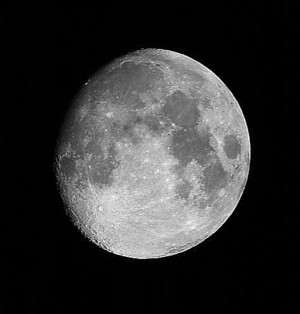
//> input picture files/Moon.jpeg, 300 x 314 px
$ ./hw3   (built with g++ and OpenCV 4)
//> lines starting //> are read from the running program, lines starting //| are printed output that depends on the picture; after the words box and inside, x2 and y2 are one past the last pixel; in counts of white or black regions, pixels touching at a corner belong together
#include "opencv.hpp"
#include <iostream>

using namespace std;
using namespace cv;

int main()
{
	Mat moon = imread("moon.jpeg", 0);
//> moon is the input picture: 314 rows x 300 cols, CV_8UC1; min 0, max 251, mean 49.8
	Mat total, copied, copied2;
	Mat mask = Mat::zeros(moon.size(), moon.type());	// 빈 이미지 생성
	Mat mask2 = Mat::zeros(moon.size(), moon.type());	// 빈 이미지 생성

	Mat blur_filter, unsharp_mask, sharpening_filter;

	blur(moon, blur_filter, Size(3, 3));
	unsharp_mask = moon - blur_filter;	// 원본 이미지에서 블러 이미지를 뺌
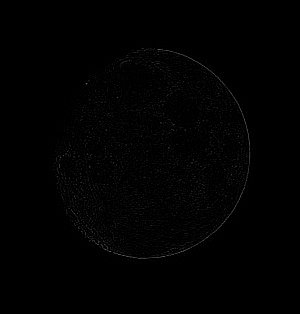
//> unsharp_mask: 314 rows x 300 cols, CV_8UC1; min 0, max 102, mean 1.4
	sharpening_filter = moon + 2.5 * unsharp_mask;	// 원본과 unsharp이미지를 더해서 sharpen게 만듬

	Rect rect_left = Rect(0, 0, moon.size().width / 2, moon.size().height);	// 이미지의 왼
//> rect_left = Rect(0, 0, 150, 314)
	rectangle(mask, rect_left, Scalar(255, 255, 255), -1, 8, 0);	// 마스크 생성
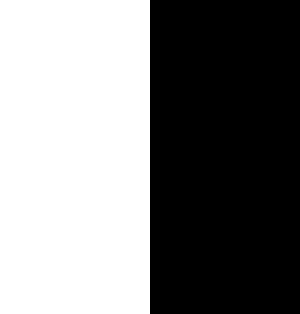
//> mask: 314 rows x 300 cols, CV_8UC1; 50% white; 1 white region, box (x1, y1, x2, y2) and area: (0, 0, 150, 314) 47100
	moon.copyTo(copied, mask);	// 마스크 결합
	Rect rect_right = Rect(moon.size().width / 2, 0, moon.size().width / 2, moon.size().height); // 이미지의 오른
//> rect_right = Rect(150, 0, 150, 314)
	rectangle(mask2, rect_right, Scalar(255, 255, 255), -1, 8, 0);
//> mask2: 314 rows x 300 cols, CV_8UC1; 50% white; 1 white region, box (x1, y1, x2, y2) and area: (150, 0, 300, 314) 47100
	sharpening_filter.copyTo(copied2, mask2);

	total = copied + copied2;	// 이미지 결합

	imshow("moon", moon);
	imshow("moon_filtered", total);

	Mat saltnpepper = imread("saltnpepper.png", 0);
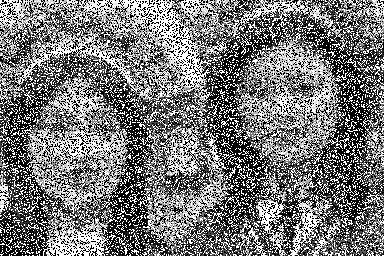
//> input picture files/saltnpepper.png, 384 x 256 px
//> saltnpepper is the input picture: 256 rows x 384 cols, CV_8UC1; min 0, max 255, mean 120.1
	Mat median_filter;
	mask = Mat::zeros(saltnpepper.size(), saltnpepper.type());
	mask2 = Mat::zeros(saltnpepper.size(), saltnpepper.type());

	medianBlur(saltnpepper, median_filter, 9);	//중간값 필터

	rect_left = Rect(0, 0, saltnpepper.size().width / 2, saltnpepper.size().height);
//> rect_left = Rect(0, 0, 192, 256)
	rectangle(mask, rect_left, Scalar(255, 255, 255), -1, 8, 0);
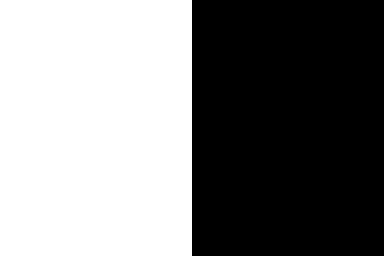
//> mask: 256 rows x 384 cols, CV_8UC1; 50% white; 1 white region, box (x1, y1, x2, y2) and area: (0, 0, 192, 256) 49152
	median_filter.copyTo(copied, mask);
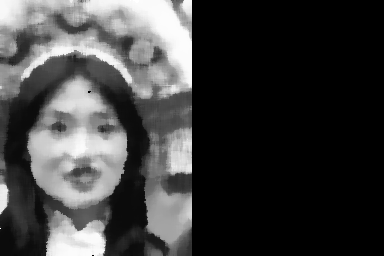
//> copied: 256 rows x 384 cols, CV_8UC1; min 0, max 255, mean 61.9
	rect_right = Rect(saltnpepper.size().width / 2, 0, saltnpepper.size().width / 2, saltnpepper.size().height);
//> rect_right = Rect(192, 0, 192, 256)
	rectangle(mask2, rect_right, Scalar(255, 255, 255), -1, 8, 0);
//> mask2: 256 rows x 384 cols, CV_8UC1; 50% white; 1 white region, box (x1, y1, x2, y2) and area: (192, 0, 384, 256) 49152
	saltnpepper.copyTo(copied2, mask2);
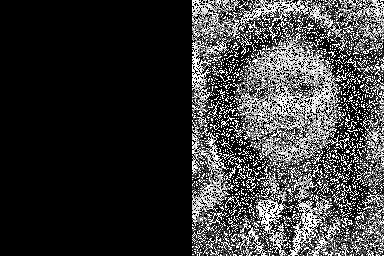
//> copied2: 256 rows x 384 cols, CV_8UC1; min 0, max 255, mean 57.2

	total = copied + copied2;
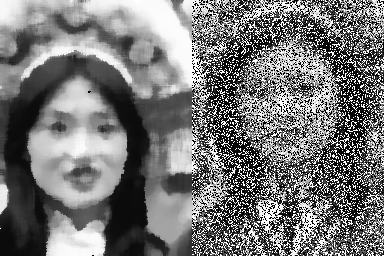
//> total: 256 rows x 384 cols, CV_8UC1; min 0, max 255, mean 119.1

	imshow("saltnpepper", saltnpepper);
	imshow("saltnpepper_filtered", total);

	waitKey(0);
	return 0;
}

// [60 lines of commented-out code are left out]
